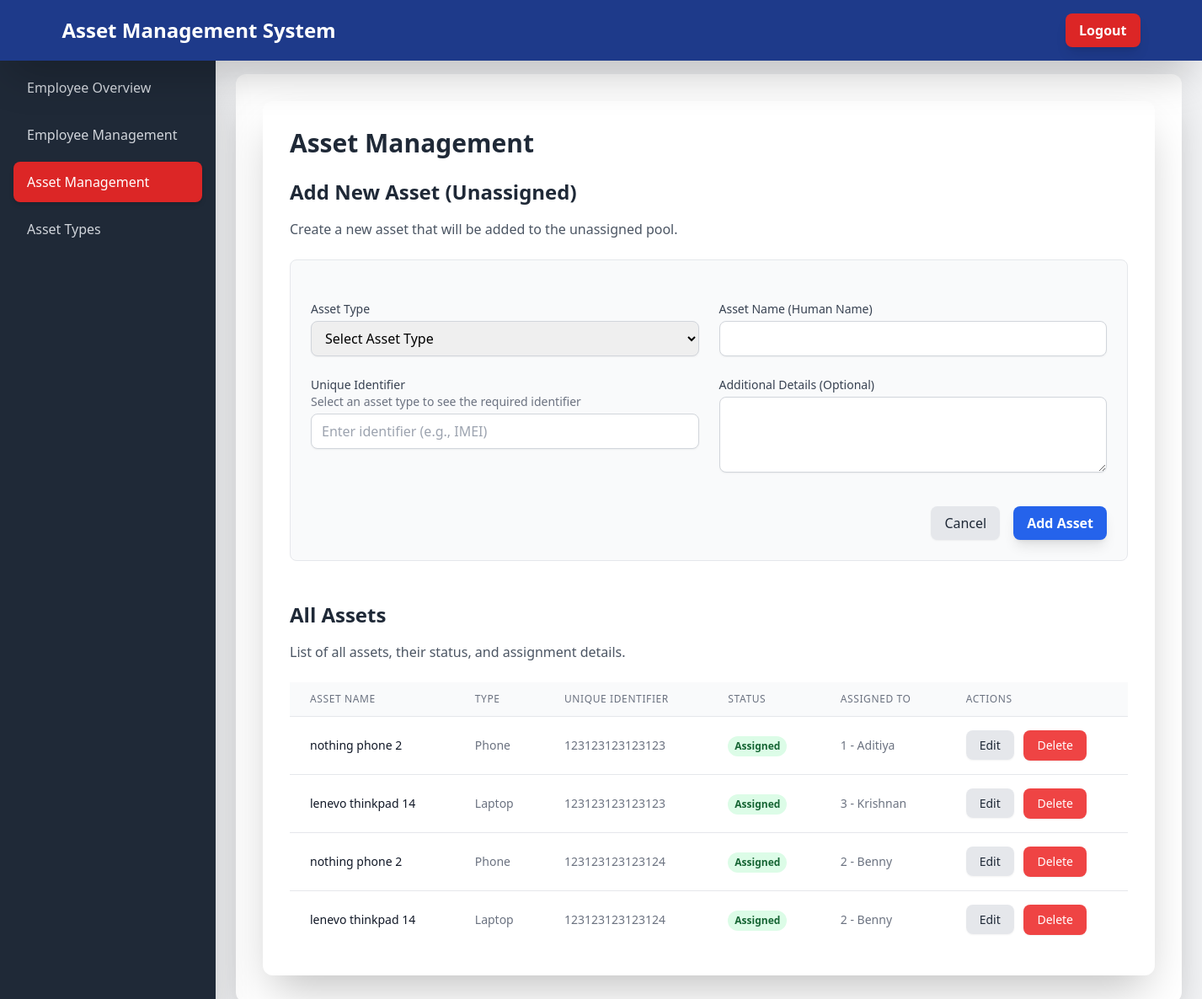
Page /assets/assign/ (signed in) on the earlier database version.
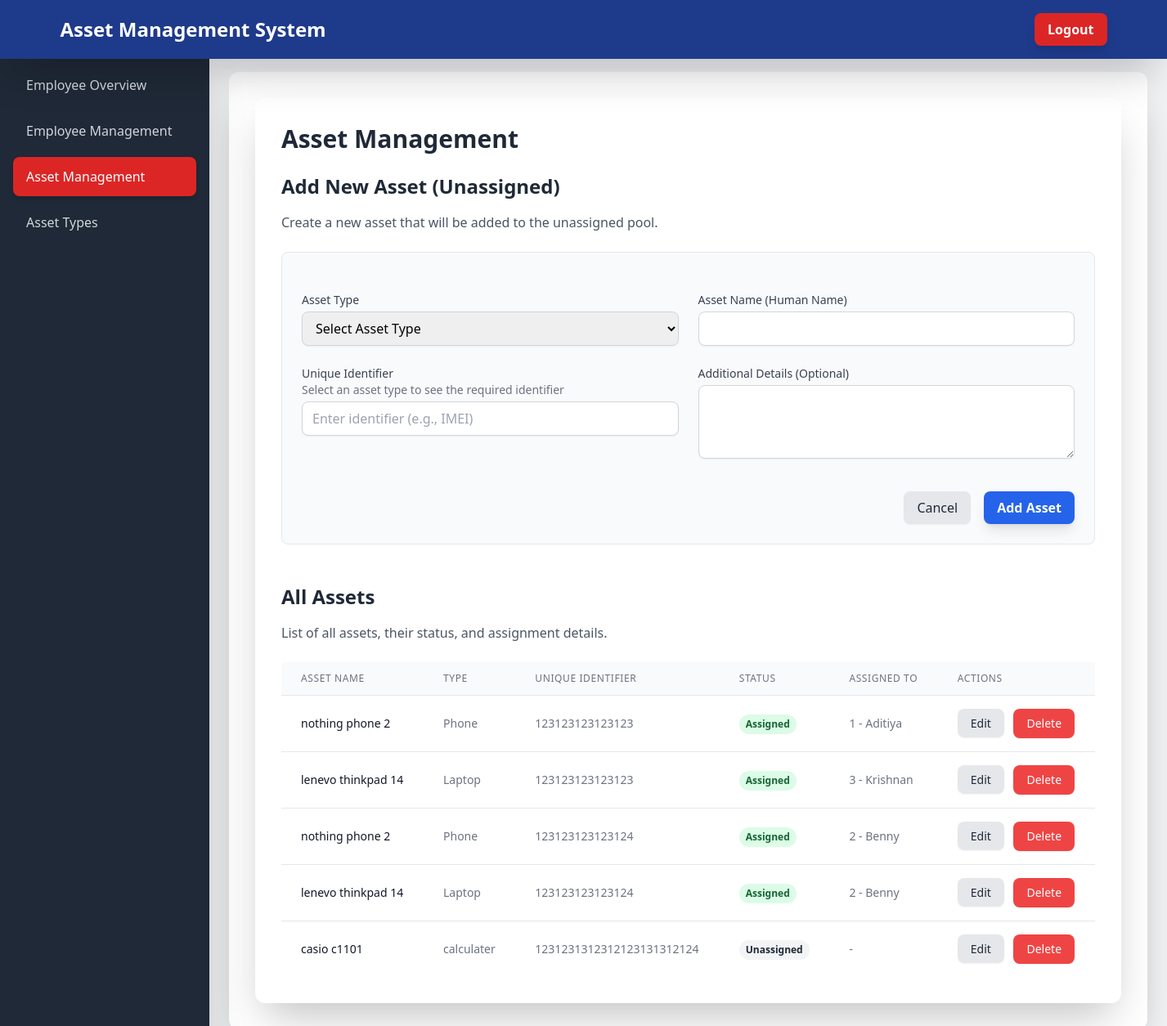
Same page on the later database version.
### assets/models.py (models this page shows, shortened)
class Asset(models.Model):
    asset_type = models.ForeignKey(AssetType, on_delete=models.CASCADE)
    unique_identifier = models.CharField(max_length=255)
    asset_name = models.CharField(max_length=255)
    assigned_to = models.ForeignKey(Employee, on_delete=models.SET_NULL, null=True, blank=True)
    details = models.TextField(blank=True)
    is_active = models.BooleanField(default=True)
    class Meta:
        unique_together = ('asset_type', 'unique_identifier')

class AssetType(models.Model):
    name = models.CharField(max_length=255)
    identification_type_label = models.CharField(max_length=255)
    object_description = models.CharField(max_length=255)
    is_active = models.BooleanField(default=True)

class Employee(models.Model):
    employee_id = models.CharField(max_length=100, unique=True)
    name = models.CharField(max_length=255)
    department = models.CharField(max_length=255)
    designation = models.CharField(max_length=255)
    start_date = models.DateField()
    exit_date = models.DateField(null=True, blank=True)
    is_active = models.BooleanField(default=True)
    class Meta:
        ordering = ['-start_date']

### assets/views.py (the view)
# urls.py: path('assets/assign/', views.AssetAssignmentView.as_view(), name='asset_assign'),
class AssetAssignmentView(LoginRequiredMixin, UserPassesTestMixin, CreateView):
    model = Asset
    form_class = AssetAssignmentForm
    template_name = 'assets/asset_assignment_form.html'
    success_url = reverse_lazy('asset_assign')
    def test_func(self):
        return self.request.user.is_staff
    def get_context_data(self, **kwargs):
        context = super().get_context_data(**kwargs)
        context['asset_types'] = AssetType.objects.filter(is_active=True)
        context['all_assets'] = Asset.objects.filter(is_active=True).select_related('asset_type', 'assigned_to')
        return context

### assets/templates/assets/asset_assignment_form.html (shortened to what the changed rows need)
{% extends 'assets/base.html' %}
{% block content %}
<div class="bg-white rounded-xl shadow-2xl p-8">
    <h1 class="text-3xl font-bold text-gray-800 mb-6">Asset Management</h1>
    <div>
        <div class="overflow-x-auto">
            <table class="min-w-full divide-y divide-gray-200">
                <thead class="bg-gray-50">
                    <tr>
                        <th class="px-6 py-3 text-left text-xs font-medium text-gray-500 uppercase tracking-wider">Asset Name</th>
                        <th class="px-6 py-3 text-left text-xs font-medium text-gray-500 uppercase tracking-wider">Type</th>
                        <th class="px-6 py-3 text-left text-xs font-medium text-gray-500 uppercase tracking-wider">Unique Identifier</th>
                        <th class="px-6 py-3 text-left text-xs font-medium text-gray-500 uppercase tracking-wider">Status</th>
                        <th class="px-6 py-3 text-left text-xs font-medium text-gray-500 uppercase tracking-wider">Assigned To</th>
                        <th class="px-6 py-3 text-left text-xs font-medium text-gray-500 uppercase tracking-wider">Actions</th>
                    </tr>
                </thead>
                <tbody class="bg-white divide-y divide-gray-200">
                    {% for asset in all_assets %}
                        <tr class="hover:bg-blue-50 transition duration-200">
                            <td class="px-6 py-4 whitespace-nowrap text-sm font-medium text-gray-900">{{ asset.asset_name }}</td>
                            <td class="px-6 py-4 whitespace-nowrap text-sm text-gray-500">{{ asset.asset_type.name }}</td>
                            <td class="px-6 py-4 whitespace-nowrap text-sm text-gray-500">{{ asset.unique_identifier }}</td>
                            <td class="px-6 py-4 whitespace-nowrap">
                                {% if asset.assigned_to %}
                                    <span class="inline-flex px-2 py-1 text-xs font-semibold rounded-full bg-green-100 text-green-800">Assigned</span>
                                {% else %}
                                    <span class="inline-flex px-2 py-1 text-xs font-semibold rounded-full bg-gray-100 text-gray-800">Unassigned</span>
                                {% endif %}
                            </td>
                            <td class="px-6 py-4 whitespace-nowrap text-sm text-gray-500">
                                {% if asset.assigned_to %}
                                    {{ asset.assigned_to.employee_id }} - {{ asset.assigned_to.name }}
                                {% else %}
                                    -
                                {% endif %}
                            </td>
                            <td class="px-6 py-4 whitespace-nowrap text-sm font-medium space-x-2">
                                <a href="{% url 'asset_update' asset.pk %}" class="bg-gray-200 hover:bg-gray-300 text-gray-800 font-medium rounded-lg shadow-sm px-4 py-2 transition duration-200">Edit</a>
                                <form method="post" action="{% url 'asset_soft_delete' asset.pk %}" style="display:inline;" onsubmit="return confirm('Are you sure you want to soft delete this asset?')">
                                    <button type="submit" class="bg-red-500 hover:bg-red-600 text-white font-medium rounded-lg shadow-sm px-4 py-2 transition duration-200">Delete</button>
                                </form>
                            </td>
                        </tr>
                    {% empty %}
                        <tr>
                            <td colspan="6" class="px-6 py-4 text-center text-sm text-gray-500">No assets found.</td>
                        </tr>
                    {% endfor %}
                </tbody>
            </table>
        </div>
    </div>
</div>
{% endblock %}

Differences in the rows shown:
added Asset: asset_name "casio c1101", asset_type.name "calculater", unique_identifier "1231231312312123131312124", shows "Unassigned"
